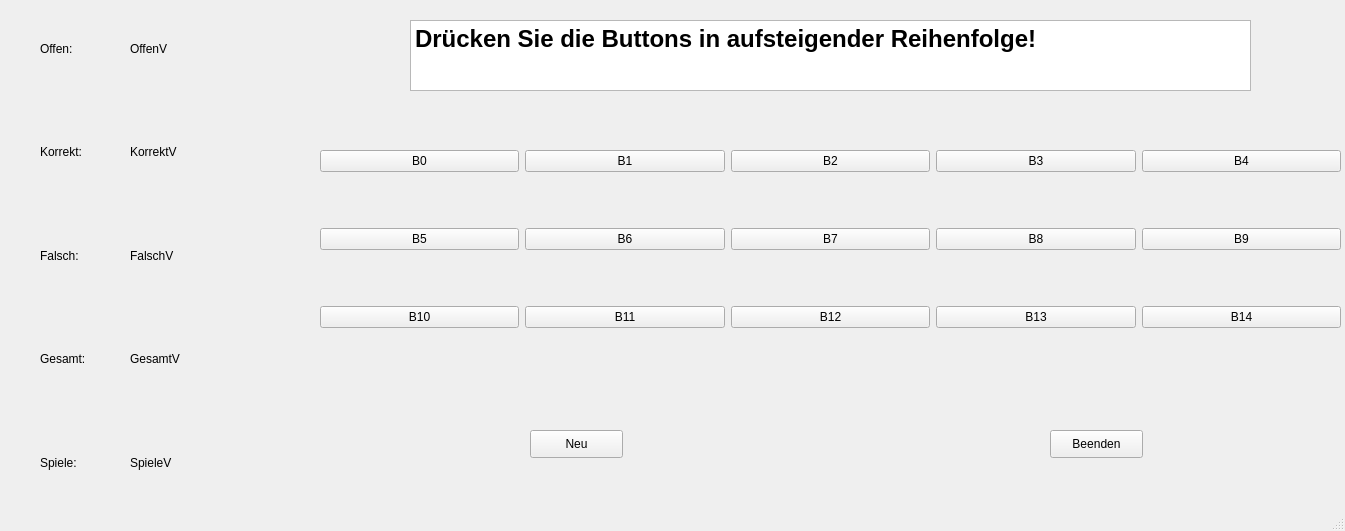
<?xml version="1.0" encoding="UTF-8"?>
<ui version="4.0">
 <class>MainWindow</class>
 <widget class="QMainWindow" name="MainWindow">
  <property name="geometry">
   <rect>
    <x>0</x>
    <y>0</y>
    <width>1345</width>
    <height>531</height>
   </rect>
  </property>
  <property name="windowTitle">
   <string>MainWindow</string>
  </property>
  <widget class="QWidget" name="centralwidget">
   <widget class="QWidget" name="gridLayoutWidget">
    <property name="geometry">
     <rect>
      <x>320</x>
      <y>100</y>
      <width>1021</width>
      <height>281</height>
     </rect>
    </property>
    <layout class="QGridLayout" name="gridLayout">
     <item row="1" column="0">
      <widget class="QPushButton" name="B5">
       <property name="text">
        <string>B5</string>
       </property>
      </widget>
     </item>
     <item row="0" column="3">
      <widget class="QPushButton" name="B3">
       <property name="text">
        <string>B3</string>
       </property>
      </widget>
     </item>
     <item row="2" column="0">
      <widget class="QPushButton" name="B10">
       <property name="text">
        <string>B10</string>
       </property>
      </widget>
     </item>
     <item row="1" column="3">
      <widget class="QPushButton" name="B8">
       <property name="text">
        <string>B8</string>
       </property>
      </widget>
     </item>
     <item row="1" column="1">
      <widget class="QPushButton" name="B6">
       <property name="text">
        <string>B6</string>
       </property>
      </widget>
     </item>
     <item row="2" column="3">
      <widget class="QPushButton" name="B13">
       <property name="text">
        <string>B13</string>
       </property>
      </widget>
     </item>
     <item row="0" column="4">
      <widget class="QPushButton" name="B4">
       <property name="text">
        <string>B4</string>
       </property>
      </widget>
     </item>
     <item row="2" column="4">
      <widget class="QPushButton" name="B14">
       <property name="text">
        <string>B14</string>
       </property>
      </widget>
     </item>
     <item row="0" column="0">
      <widget class="QPushButton" name="B0">
       <property name="text">
        <string>B0</string>
       </property>
      </widget>
     </item>
     <item row="1" column="4">
      <widget class="QPushButton" name="B9">
       <property name="text">
        <string>B9</string>
       </property>
      </widget>
     </item>
     <item row="1" column="2">
      <widget class="QPushButton" name="B7">
       <property name="text">
        <string>B7</string>
       </property>
      </widget>
     </item>
     <item row="2" column="1">
      <widget class="QPushButton" name="B11">
       <property name="text">
        <string>B11</string>
       </property>
      </widget>
     </item>
     <item row="0" column="1">
      <widget class="QPushButton" name="B1">
       <property name="text">
        <string>B1</string>
       </property>
      </widget>
     </item>
     <item row="0" column="2">
      <widget class="QPushButton" name="B2">
       <property name="text">
        <string>B2</string>
       </property>
      </widget>
     </item>
     <item row="2" column="2">
      <widget class="QPushButton" name="B12">
       <property name="text">
        <string>B12</string>
       </property>
      </widget>
     </item>
    </layout>
   </widget>
   <widget class="QPushButton" name="neu">
    <property name="geometry">
     <rect>
      <x>530</x>
      <y>430</y>
      <width>93</width>
      <height>28</height>
     </rect>
    </property>
    <property name="text">
     <string>Neu</string>
    </property>
   </widget>
   <widget class="QPushButton" name="Beenden">
    <property name="geometry">
     <rect>
      <x>1050</x>
      <y>430</y>
      <width>93</width>
      <height>28</height>
     </rect>
    </property>
    <property name="text">
     <string>Beenden</string>
    </property>
   </widget>
   <widget class="QTextEdit" name="textEdit">
    <property name="geometry">
     <rect>
      <x>410</x>
      <y>20</y>
      <width>841</width>
      <height>71</height>
     </rect>
    </property>
    <property name="html">
     <string>&lt;!DOCTYPE HTML PUBLIC &quot;-//W3C//DTD HTML 4.0//EN&quot; &quot;http://www.w3.org/TR/REC-html40/strict.dtd&quot;&gt;
&lt;html&gt;&lt;head&gt;&lt;meta name=&quot;qrichtext&quot; content=&quot;1&quot; /&gt;&lt;style type=&quot;text/css&quot;&gt;
p, li { white-space: pre-wrap; }
&lt;/style&gt;&lt;/head&gt;&lt;body style=&quot; font-family:'MS Shell Dlg 2'; font-size:7.8pt; font-weight:400; font-style:normal;&quot;&gt;
&lt;p style=&quot; margin-top:0px; margin-bottom:0px; margin-left:0px; margin-right:0px; -qt-block-indent:0; text-indent:0px;&quot;&gt;&lt;span style=&quot; font-size:18pt; font-weight:600;&quot;&gt;Drücken Sie die Buttons in aufsteigender Reihenfolge!&lt;/span&gt;&lt;/p&gt;&lt;/body&gt;&lt;/html&gt;</string>
    </property>
   </widget>
   <widget class="QWidget" name="verticalLayoutWidget">
    <property name="geometry">
     <rect>
      <x>40</x>
      <y>0</y>
      <width>91</width>
      <height>511</height>
     </rect>
    </property>
    <layout class="QVBoxLayout" name="verticalLayout">
     <item>
      <widget class="QLabel" name="label_2">
       <property name="text">
        <string>Offen:</string>
       </property>
      </widget>
     </item>
     <item>
      <widget class="QLabel" name="label_5">
       <property name="text">
        <string>Korrekt:</string>
       </property>
      </widget>
     </item>
     <item>
      <widget class="QLabel" name="label_4">
       <property name="text">
        <string>Falsch:</string>
       </property>
      </widget>
     </item>
     <item>
      <widget class="QLabel" name="label_3">
       <property name="text">
        <string>Gesamt:</string>
       </property>
      </widget>
     </item>
     <item>
      <widget class="QLabel" name="label">
       <property name="text">
        <string>Spiele:</string>
       </property>
      </widget>
     </item>
    </layout>
   </widget>
   <widget class="QWidget" name="verticalLayoutWidget_2">
    <property name="geometry">
     <rect>
      <x>130</x>
      <y>0</y>
      <width>91</width>
      <height>511</height>
     </rect>
    </property>
    <layout class="QVBoxLayout" name="verticalLayout_2">
     <item>
      <widget class="QLabel" name="offenV">
       <property name="text">
        <string>OffenV</string>
       </property>
      </widget>
     </item>
     <item>
      <widget class="QLabel" name="korrektV">
       <property name="text">
        <string>KorrektV</string>
       </property>
      </widget>
     </item>
     <item>
      <widget class="QLabel" name="falschV">
       <property name="text">
        <string>FalschV</string>
       </property>
      </widget>
     </item>
     <item>
      <widget class="QLabel" name="gesamtV">
       <property name="text">
        <string>GesamtV</string>
       </property>
      </widget>
     </item>
     <item>
      <widget class="QLabel" name="spieleV">
       <property name="text">
        <string>SpieleV</string>
       </property>
      </widget>
     </item>
    </layout>
   </widget>
  </widget>
  <widget class="QStatusBar" name="statusbar"/>
 </widget>
 <resources/>
 <connections/>
</ui>
